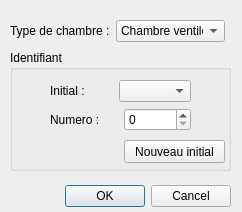
<?xml version="1.0" encoding="UTF-8"?>
<ui version="4.0">
 <class>BDModifierUneChambre</class>
 <widget class="QDialog" name="BDModifierUneChambre">
  <property name="geometry">
   <rect>
    <x>0</x>
    <y>0</y>
    <width>242</width>
    <height>212</height>
   </rect>
  </property>
  <property name="windowTitle">
   <string>Dialog</string>
  </property>
  <widget class="QDialogButtonBox" name="buttonBox">
   <property name="geometry">
    <rect>
     <x>50</x>
     <y>180</y>
     <width>181</width>
     <height>32</height>
    </rect>
   </property>
   <property name="orientation">
    <enum>Qt::Horizontal</enum>
   </property>
   <property name="standardButtons">
    <set>QDialogButtonBox::Cancel|QDialogButtonBox::Ok</set>
   </property>
  </widget>
  <widget class="QWidget" name="layoutWidget">
   <property name="geometry">
    <rect>
     <x>10</x>
     <y>20</y>
     <width>215</width>
     <height>22</height>
    </rect>
   </property>
   <layout class="QHBoxLayout" name="horizontalLayout">
    <item>
     <widget class="QLabel" name="label_2">
      <property name="text">
       <string>Type de chambre :</string>
      </property>
     </widget>
    </item>
    <item>
     <widget class="QComboBox" name="comboBoxTypeDeCh">
      <item>
       <property name="text">
        <string>Chambre ventilée</string>
       </property>
      </item>
      <item>
       <property name="text">
        <string>Chambre climatisée</string>
       </property>
      </item>
      <item>
       <property name="text">
        <string>Suite</string>
       </property>
      </item>
     </widget>
    </item>
   </layout>
  </widget>
  <widget class="QGroupBox" name="groupBox">
   <property name="geometry">
    <rect>
     <x>10</x>
     <y>50</y>
     <width>221</width>
     <height>121</height>
    </rect>
   </property>
   <property name="title">
    <string>Identifiant</string>
   </property>
   <widget class="QPushButton" name="btn_nouveauInitial">
    <property name="geometry">
     <rect>
      <x>114</x>
      <y>90</y>
      <width>101</width>
      <height>23</height>
     </rect>
    </property>
    <property name="text">
     <string>Nouveau initial</string>
    </property>
   </widget>
   <widget class="QWidget" name="layoutWidget_2">
    <property name="geometry">
     <rect>
      <x>40</x>
      <y>30</y>
      <width>141</width>
      <height>52</height>
     </rect>
    </property>
    <layout class="QVBoxLayout" name="verticalLayout">
     <item>
      <layout class="QHBoxLayout" name="horizontalLayout_2">
       <item>
        <widget class="QLabel" name="label">
         <property name="text">
          <string>Initial :</string>
         </property>
        </widget>
       </item>
       <item>
        <widget class="QComboBox" name="comboBoxInitial"/>
       </item>
      </layout>
     </item>
     <item>
      <layout class="QHBoxLayout" name="horizontalLayout_3">
       <item>
        <widget class="QLabel" name="label_3">
         <property name="text">
          <string>Numero :</string>
         </property>
        </widget>
       </item>
       <item>
        <widget class="QSpinBox" name="spinBoxNumero">
         <property name="maximum">
          <number>1000</number>
         </property>
        </widget>
       </item>
      </layout>
     </item>
    </layout>
   </widget>
  </widget>
 </widget>
 <resources/>
 <connections>
  <connection>
   <sender>buttonBox</sender>
   <signal>accepted()</signal>
   <receiver>BDModifierUneChambre</receiver>
   <slot>accept()</slot>
   <hints>
    <hint type="sourcelabel">
     <x>248</x>
     <y>254</y>
    </hint>
    <hint type="destinationlabel">
     <x>157</x>
     <y>274</y>
    </hint>
   </hints>
  </connection>
  <connection>
   <sender>buttonBox</sender>
   <signal>rejected()</signal>
   <receiver>BDModifierUneChambre</receiver>
   <slot>reject()</slot>
   <hints>
    <hint type="sourcelabel">
     <x>316</x>
     <y>260</y>
    </hint>
    <hint type="destinationlabel">
     <x>286</x>
     <y>274</y>
    </hint>
   </hints>
  </connection>
 </connections>
</ui>
